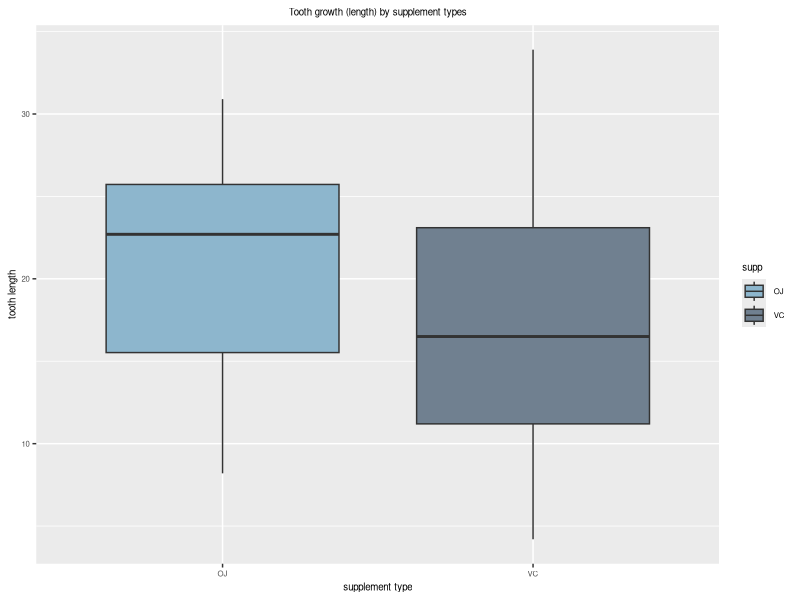
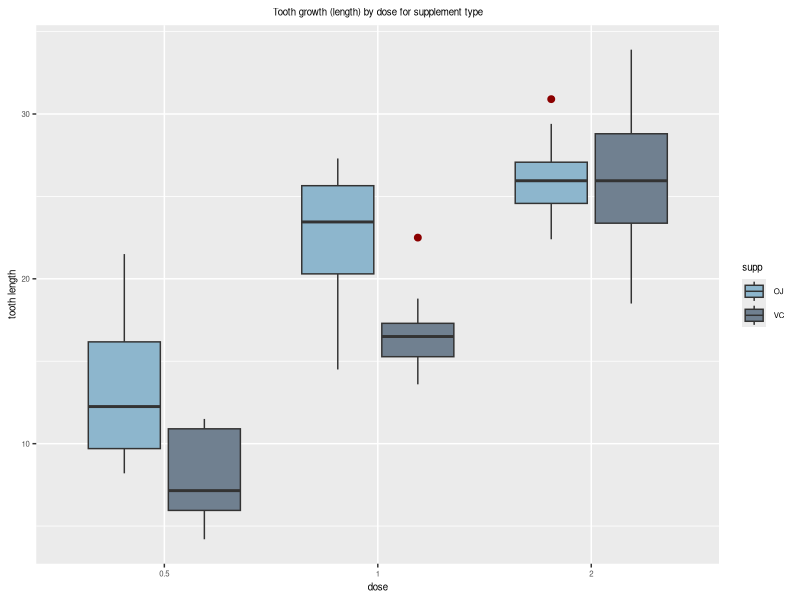

Generate these figures, in order, with R:
## ---- chunk 1
knitr::opts_chunk$set(echo=TRUE, cache=TRUE, warning=FALSE, message=FALSE, fig.path='figure/', fig.align='center')
## ---- chunk 2
str(ToothGrowth)
## ---- chunk 3
# summary table 
sum_df0 <- aggregate(ToothGrowth$len, 
                     by=list(ToothGrowth$supp, ToothGrowth$dose), FUN=mean)
colnames(sum_df0) <- c("supp", "dose", "mean")
std_dev <- aggregate(ToothGrowth$len, 
                     by=list(ToothGrowth$supp, ToothGrowth$dose), 
                     FUN=function(x) { round(sd(x), 3) })$x

knitr::kable(cbind(sum_df0, std_dev), caption='summary per supp and dose')
## ---- chunk 4
library(ggplot2)

ggplot(ToothGrowth, aes(x=supp, y=len, fill=supp)) + 
  geom_boxplot(outlier.colour="darkred", outlier.size=2) +
  scale_fill_manual(values=c("lightskyblue3", "slategrey")) +
  ggtitle("Tooth growth (length) by supplement types") +
  ylab("tooth length") + xlab("supplement type") +
  theme(plot.title=element_text(hjust = 0.5, size=7),
        text=element_text(size=7))
## ---- chunk 5
ToothGrowth$dose_f <- as.factor(ToothGrowth$dose)

ggplot(ToothGrowth, aes(x=dose_f, y=len, fill=supp)) +
  geom_boxplot(outlier.colour="darkred", outlier.size=2) +
  scale_fill_manual(values=c("lightskyblue3", "slategrey")) +
  ggtitle("Tooth growth (length) by dose for supplement type") +
  ylab("tooth length") + xlab("dose") +
  theme(plot.title=element_text(hjust = 0.5, size=7),
        text=element_text(size=7))
## ---- chunk 6
# select supplement with dose < 2.0 mg/day
vc_gp_lt_2mg <- subset(ToothGrowth, supp == 'VC' & dose < 2.0, select=c(1, 3)) 
oj_gp_lt_2mg <- subset(ToothGrowth, supp == 'OJ' & dose < 2.0, select=c(1, 3))

t00 <- t.test(vc_gp_lt_2mg$len, oj_gp_lt_2mg$len, paired=FALSE, var.equal=FALSE)
## ---- chunk 7
t00$p.value; t00$conf.int
## ---- chunk 8
vc_gp_2mg <- subset(ToothGrowth, supp == 'VC' & dose >= 2.0, select=c(1, 3)) 
oj_gp_2mg <- subset(ToothGrowth, supp == 'OJ' & dose >= 2.0, select=c(1, 3)) 

t01 <- t.test(vc_gp_2mg$len, oj_gp_2mg$len, paired=FALSE, var.equal=FALSE)
## ---- chunk 9
t01$p.value; t01$conf.int
## ---- chunk 10
dose_0_5mg <- subset(ToothGrowth, dose == 0.5, len)
dose_1_0mg <- subset(ToothGrowth, dose == 1.0, len)
dose_2_0mg <- subset(ToothGrowth, dose == 2.0, len)

t1 <- t.test(dose_0_5mg, dose_1_0mg, paired=FALSE, var.equal=FALSE)
t2 <- t.test(dose_0_5mg, dose_2_0mg, paired=FALSE, var.equal=FALSE)
t3 <- t.test(dose_1_0mg, dose_2_0mg, paired=FALSE, var.equal=FALSE)
lt <- list(t1, t2, t3)

sum_df <- data.frame(
  'name' = sapply(lt, function(x) { x$data.name}),
  'p-value'  = sapply(lt, function(x) { x$p.value }),
  't-stat' = sapply(lt, function(x) { round(x$statistic[[1]], 3) }),
  'df' = sapply(lt, function(x) { round(x$parameter[[1]], 1) }),
  'low-conf-int' = sapply(lt, function(x) { round(x$conf.int[1], 3) }),
  'up-conf-int' = sapply(lt, function(x) { round(x$conf.int[2], 3) }),
  'mean-x' = sapply(lt, function(x) { x$estimate[1] }),
  'mean-y' = sapply(lt, function(x) { x$estimate[2] })
)
rownames(sum_df) <- NULL
## ---- chunk 11
knitr::kable(sum_df, caption='t-test summary')
## ---- chunk 12
t.test(vc_gp_lt_2mg$len, oj_gp_lt_2mg$len, paired=FALSE, var.equal=FALSE)
## ---- chunk 13
t.test(vc_gp_2mg$len, oj_gp_2mg$len, paired=FALSE, var.equal=FALSE)
